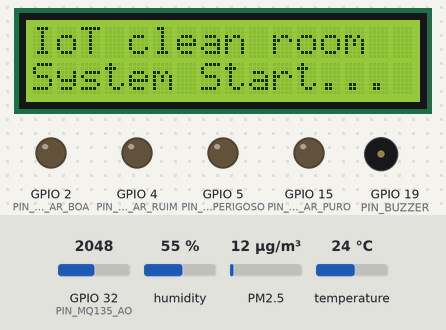
A sketch run on a simulated ESP32. On the bench: 16×2 character LCD, output pins drawn as LEDs (lit = HIGH), buzzer (waves = sounding, pin HIGH). Wiring (inferred from the names in the program): dust sensor: data GPIO 16. Inputs (shaded band) come from the test bench; at power-on: PM2.5 12 µg/m³, GPIO 32 (PIN_MQ135_AO) = 2048, humidity 55 %, temperature 24 °C. WiFi joins after 1.5 s; servers stay silent unless stated; random numbers use the default seed unless the sketch sets one; no MQTT or app messages arrive unless stated; what the sketch prints to the serial monitor is not drawn.

Above: at 0.1 s.
3.3 s: PM2.5 set to 38 µg/m³
At 4.6 s:
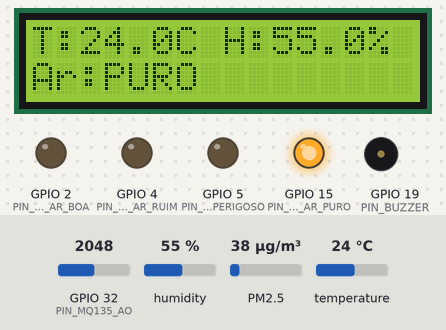
9.9 s: PM2.5 set to 47 µg/m³
At 14.2 s:
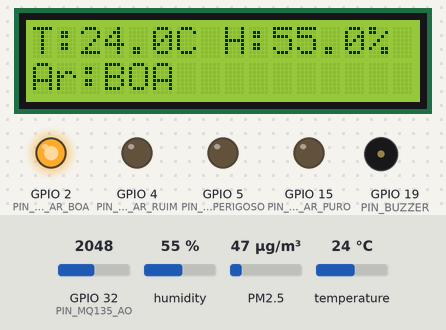
15.3 s: GPIO 32 (PIN_MQ135_AO) set to 2730
20.0 s: GPIO 32 (PIN_MQ135_AO) set to 2872
At 25.0 s:
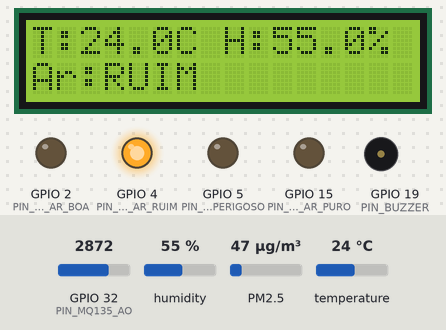
25.4 s: PM2.5 set to 166 µg/m³
35.2 s: PM2.5 set to 172 µg/m³
At 50.4 s:
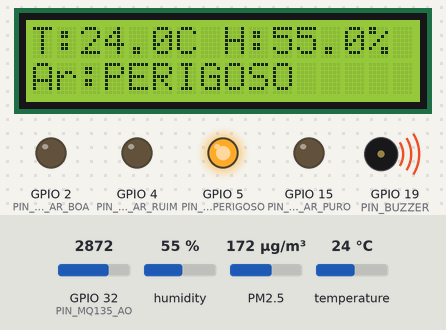
Timing chart, 0 to 70.9 s (numbered marks = the images above; inputs shaded):
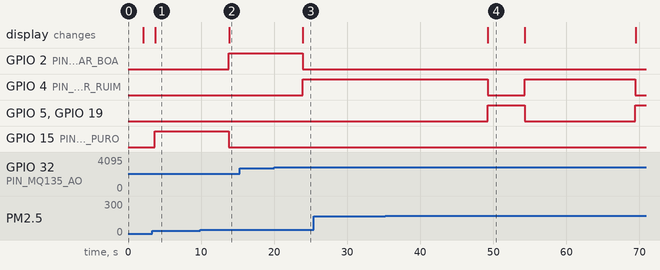

Measured:
- the behaviour switches between 42 and 43 µg/m³ on PM2.5 (found by bisection; images 1 and 2)
- the behaviour switches between 2799 and 2800 on GPIO 32 (PIN_MQ135_AO) (found by bisection; images 2 and 3)
- the behaviour switches between 169 and 170 µg/m³ on PM2.5 (found by bisection; images 3 and 4)
- after the input at 9.9 s, GPIO 2 (PIN_LED_AR_BOA): LOW → HIGH after 3.9 s; GPIO 15 (PIN_LED_AR_PURO): HIGH → LOW after 3.9 s; the display: changes after 3.9 s (image 2)
- after the input at 15.3 s, every drawn part: stays the same
- after the input at 20.0 s, GPIO 2 (PIN_LED_AR_BOA): HIGH → LOW after 3.9 s; GPIO 4 (PIN_LED_AR_RUIM): LOW → HIGH after 3.9 s; the display: changes after 3.9 s (image 3)
- after the input at 25.4 s, every drawn part: stays the same
- after the input at 35.2 s, GPIO 4 (PIN_LED_AR_RUIM): HIGH → LOW after 14.0 s, → HIGH 5.1 s later, → LOW 15.2 s later; GPIO 5 (PIN_LED_AR_PERIGOSO), GPIO 19 (PIN_BUZZER): LOW → HIGH after 14.0 s, → LOW 5.1 s later, → HIGH 15.2 s later; the display: changes after 14.0 s (image 4)

The sketch:

esp_32.ino
```cpp
#include <WiFi.h>
#include <PubSubClient.h>
#include <Wire.h>
#include <LiquidCrystal_I2C.h>
// #include <Adafruit_Sensor.h>
// #include <Adafruit_BME280.h>
#include "DHT.h"

// -------- WI-FI / MQTT --------
// troque pelas credenciais da sua rede:
const char* WIFI_SSID     = "S25 FE de Isabel";
const char* WIFI_PASSWORD = "toroinoue";
// const char* WIFI_SSID     = "Hipolito";
// const char* WIFI_PASSWORD = "Gajv2024#$";
// const char* WIFI_SSID     = "iPhone de Luandria";
// const char* WIFI_PASSWORD = "12345678";
// const char* WIFI_SSID     = "UEA-EST_WIFI"; //UEA
// const char* WIFI_PASSWORD = "somosumasoest"; //UEA
// const char* WIFI_SSID     = "CLARO_ABA429";
// const char* WIFI_PASSWORD = "C7Ht#At$NG";
// const char* WIFI_SSID     = "SistemasEmbargados"; //lab A40
// const char* WIFI_PASSWORD = "geargear"; //lab A40

// const char* WIFI_SSID     = "Wokwi-GUEST";
// const char* WIFI_PASSWORD = "";

const char* MQTT_BROKER = "broker.hivemq.com";
const int   MQTT_PORT   = 1883;
const char* MQTT_TOPIC  = "projeto/monitorador_ambiente/dados";

WiFiClient   espClient;
PubSubClient mqttClient(espClient);

// -------- PINOS (conforme o esquema corrigido) --------
#define PIN_LED_AR_PURO     15  // strapping pin
#define PIN_LED_AR_BOA      2   // strapping pin
#define PIN_LED_AR_RUIM     4
#define PIN_LED_AR_PERIGOSO 5   // strapping pin
#define PIN_BUZZER          19
#define PIN_SDA             21
#define PIN_SCL             22
#define PIN_MQ135_AO        32  // entrada do divisor de tensao (1k/2k)
#define PIN_PPD42_P1        16  // entrada do divisor de tensao (1k/2k)
#define DHTPIN              17  // dados do DHT22 (livre desde a troca do PMS5003)
#define DHTTYPE             DHT11

// -------- SENSORES --------
// Adafruit_BME280 bme;   // I2C, endereco 0x76 (troque para 0x77 se necessario)
DHT dht(DHTPIN, DHTTYPE);

// -------- LCD I2C --------
LiquidCrystal_I2C lcd(0x27, 16, 2);

// -------- PPD42NS: leitura por interrupcao (tempo em nivel baixo) --------
volatile unsigned long ppdPulseStart        = 0;
volatile unsigned long ppdLowPulseOccupancy = 0;
volatile bool          ppdPulseActive       = false;
unsigned long ppdJanelaInicio = 0;

void IRAM_ATTR ppdInterrupt() {
  if (digitalRead(PIN_PPD42_P1) == LOW) {
    ppdPulseStart  = micros();
    ppdPulseActive = true;
  } else if (ppdPulseActive) {
    ppdLowPulseOccupancy += (micros() - ppdPulseStart);
    ppdPulseActive = false;
  }
}

// -------- CONEXAO WI-FI + MQTT --------
void conectarRede() {
  if (WiFi.status() != WL_CONNECTED) {
    Serial.print("Conectando ao Wi-Fi...");
    WiFi.begin(WIFI_SSID, WIFI_PASSWORD);
    while (WiFi.status() != WL_CONNECTED) {
      delay(500);
      Serial.print(".");
    }
    Serial.println("\nWi-Fi conectado!");
  }

  while (!mqttClient.connected()) {
    Serial.print("Conectando ao Broker MQTT...");
    String clientId = "ESP32Client-" + String(random(0, 10000));
    if (mqttClient.connect(clientId.c_str())) {
      Serial.println("MQTT conectado!");
    } else {
      Serial.print("Falha. Estado: ");
      Serial.print(mqttClient.state());
      Serial.println(" | Tentando novamente em 5s...");
      delay(5000);
    }
  }
}

// -------- CLASSIFICACAO DE QUALIDADE DO AR --------
// Os limiares abaixo sao um ponto de partida - calibre com leituras
// reais do MQ-135 e do PPD42NS no seu ambiente antes de confiar neles.
int nivelGas(int leitura) {
  if (leitura < 2450) return 0;   // puro
  if (leitura < 2800) return 1;   // boa
  if (leitura < 3300) return 2;   // ruim
  return 3;                       // perigoso
}

int nivelPoeira(float concentracao) {
  if (concentracao < 2000)  return 0;  // puro
  if (concentracao < 5000)  return 1;  // boa
  if (concentracao < 10000) return 2;  // ruim
  return 3;                            // perigoso
}

const char* NOMES_NIVEL[] = {"PURO", "BOA", "RUIM", "PERIGOSO"};

void atualizarLEDsEBuzzer(int nivel) {
  digitalWrite(PIN_LED_AR_PURO,     nivel == 0);
  digitalWrite(PIN_LED_AR_BOA,      nivel == 1);
  digitalWrite(PIN_LED_AR_RUIM,     nivel == 2);
  digitalWrite(PIN_LED_AR_PERIGOSO, nivel == 3);
  digitalWrite(PIN_BUZZER,          nivel == 3);
}

void setup() {
  Serial.begin(115200);

  pinMode(PIN_LED_AR_PURO,     OUTPUT);
  pinMode(PIN_LED_AR_BOA,      OUTPUT);
  pinMode(PIN_LED_AR_RUIM,     OUTPUT);
  pinMode(PIN_LED_AR_PERIGOSO, OUTPUT);
  pinMode(PIN_BUZZER,          OUTPUT);
  pinMode(PIN_MQ135_AO,        INPUT);
  pinMode(PIN_PPD42_P1,        INPUT);
  attachInterrupt(digitalPinToInterrupt(PIN_PPD42_P1), ppdInterrupt, CHANGE);
  ppdJanelaInicio = millis();

  Wire.begin(PIN_SDA, PIN_SCL);

  // if (!bme.begin(0x76)) {
  //   Serial.println("BME280 nao encontrado no endereco 0x76. Tente 0x77 se persistir.");
  // }
  dht.begin();

  lcd.init();
  lcd.backlight();
  lcd.setCursor(0, 0);
  lcd.print("IoT clean room");
  lcd.setCursor(0, 1);
  lcd.print("System Start...");

  mqttClient.setServer(MQTT_BROKER, MQTT_PORT);

  delay(2000);
  lcd.clear();
}

void loop() {
  if (!mqttClient.connected() || WiFi.status() != WL_CONNECTED) {
    conectarRede();
  }
  mqttClient.loop();

  // ----- Leitura dos sensores -----
  // float temp = bme.readTemperature();
  // float hum  = bme.readHumidity();
  float temp = dht.readTemperature();
  float hum  = dht.readHumidity();
  int   gas  = analogRead(PIN_MQ135_AO);

  // Janela de amostragem do PPD42NS alinhada ao ciclo de 5s do loop.
  // A Shinyei recomenda 30s para maior estabilidade da leitura; se quiser
  // seguir o padrao do fabricante, aumente o delay() no fim do loop.
  unsigned long agora         = millis();
  unsigned long duracaoJanela = agora - ppdJanelaInicio;
  float ratioPoeira = ppdLowPulseOccupancy / (duracaoJanela * 10.0);
  float poeira = 1.1 * pow(ratioPoeira, 3) - 3.8 * pow(ratioPoeira, 2) + 520 * ratioPoeira + 0.62;
  ppdLowPulseOccupancy = 0;
  ppdJanelaInicio = agora;

  if (isnan(temp) || isnan(hum)) {
    Serial.println("Falha ao ler o DHT22!");
    temp = 0.0;
    hum  = 0.0;
  }

  int nivel = max(nivelGas(gas), nivelPoeira(poeira));
  atualizarLEDsEBuzzer(nivel);

  // ----- Serial Monitor -----
  Serial.print("Temp: "); Serial.print(temp, 1);
  Serial.print(" C | Hum: "); Serial.print(hum, 1);
  Serial.print(" % | Gas: "); Serial.print(gas);
  Serial.print(" | Poeira: "); Serial.print(poeira, 0);
  Serial.print(" pcs/0.01cf | Nivel: "); Serial.println(NOMES_NIVEL[nivel]);

  // ----- LCD -----
  lcd.setCursor(0, 0);
  lcd.print("T:"); lcd.print(temp, 1); lcd.print("C H:"); lcd.print(hum, 1); lcd.print("%  ");
  lcd.setCursor(0, 1);
  lcd.print("Ar:"); lcd.print(NOMES_NIVEL[nivel]); lcd.print("        ");

  // ----- MQTT (JSON manual) -----
  String jsonPayload = "{\"temperatura\":" + String(temp, 1) +
                       ",\"umidade\":"     + String(hum, 1)  +
                       ",\"particulas\":"  + String(poeira / 1000.0, 2) +
                       ",\"gas\":"         + String(gas)     +
                       ",\"nivel\":\""     + String(NOMES_NIVEL[nivel]) + "\"}";

  Serial.print("Enviando: "); Serial.println(jsonPayload);

  if (mqttClient.publish(MQTT_TOPIC, jsonPayload.c_str())) {
    Serial.println("Enviado com sucesso!");
  } else {
    Serial.println("Falha no envio MQTT.");
  }

  delay(5000);
}
```
